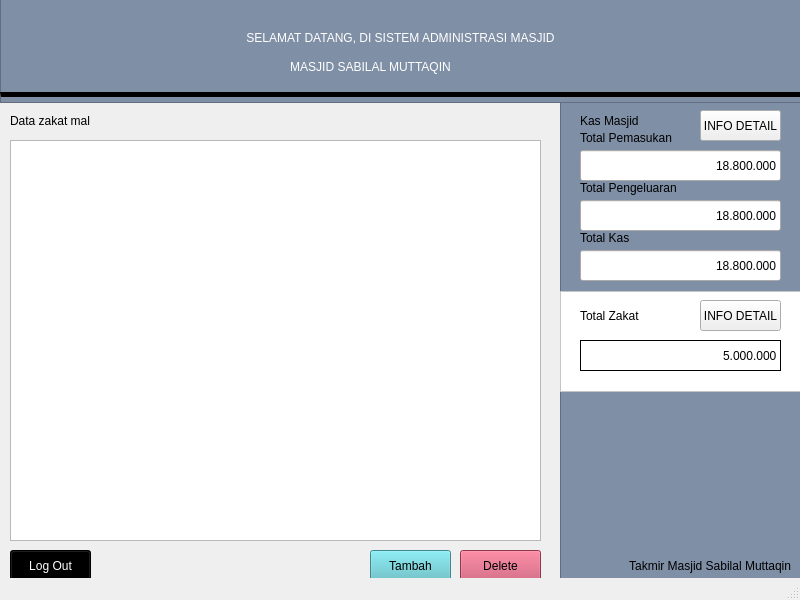
<?xml version="1.0" encoding="UTF-8"?>
<ui version="4.0">
 <class>MainWindow</class>
 <widget class="QMainWindow" name="MainWindow">
  <property name="geometry">
   <rect>
    <x>0</x>
    <y>0</y>
    <width>800</width>
    <height>600</height>
   </rect>
  </property>
  <property name="windowTitle">
   <string>MainWindow</string>
  </property>
  <widget class="QWidget" name="centralwidget">
   <widget class="QLabel" name="Zakat1_2">
    <property name="geometry">
     <rect>
      <x>580</x>
      <y>300</y>
      <width>183</width>
      <height>31</height>
     </rect>
    </property>
    <property name="styleSheet">
     <string notr="true">border:none;
font: 75 14pt &quot;MS Shell Dlg 2&quot;;</string>
    </property>
    <property name="text">
     <string>Total Zakat</string>
    </property>
    <property name="alignment">
     <set>Qt::AlignLeading|Qt::AlignLeft|Qt::AlignVCenter</set>
    </property>
   </widget>
   <widget class="QLabel" name="label_4">
    <property name="geometry">
     <rect>
      <x>580</x>
      <y>180</y>
      <width>111</width>
      <height>16</height>
     </rect>
    </property>
    <property name="styleSheet">
     <string notr="true">font: 75 10pt &quot;MS Shell Dlg 2&quot;;
</string>
    </property>
    <property name="text">
     <string>Total Pengeluaran</string>
    </property>
   </widget>
   <widget class="QLabel" name="label_5">
    <property name="geometry">
     <rect>
      <x>580</x>
      <y>230</y>
      <width>101</width>
      <height>16</height>
     </rect>
    </property>
    <property name="styleSheet">
     <string notr="true">font: 75 10pt &quot;MS Shell Dlg 2&quot;;
</string>
    </property>
    <property name="text">
     <string>Total Kas</string>
    </property>
   </widget>
   <widget class="QFrame" name="frame">
    <property name="geometry">
     <rect>
      <x>0</x>
      <y>-8</y>
      <width>801</width>
      <height>111</height>
     </rect>
    </property>
    <property name="styleSheet">
     <string notr="true">background-color: #7f8fa6;</string>
    </property>
    <property name="frameShape">
     <enum>QFrame::StyledPanel</enum>
    </property>
    <property name="frameShadow">
     <enum>QFrame::Raised</enum>
    </property>
    <widget class="QLabel" name="Title">
     <property name="geometry">
      <rect>
       <x>10</x>
       <y>20</y>
       <width>781</width>
       <height>51</height>
      </rect>
     </property>
     <property name="styleSheet">
      <string notr="true">font: 75 20pt &quot;Verdana&quot;;
color: rgb(255, 255, 255);</string>
     </property>
     <property name="text">
      <string>SELAMAT DATANG, DI SISTEM ADMINISTRASI MASJID</string>
     </property>
     <property name="alignment">
      <set>Qt::AlignCenter</set>
     </property>
    </widget>
   </widget>
   <widget class="QTableView" name="tableView">
    <property name="enabled">
     <bool>true</bool>
    </property>
    <property name="geometry">
     <rect>
      <x>10</x>
      <y>140</y>
      <width>531</width>
      <height>401</height>
     </rect>
    </property>
   </widget>
   <widget class="QLineEdit" name="lineEdit_2">
    <property name="geometry">
     <rect>
      <x>580</x>
      <y>150</y>
      <width>201</width>
      <height>31</height>
     </rect>
    </property>
    <property name="styleSheet">
     <string notr="true">font: 75 16pt &quot;Courier&quot;;
border-bottom:20px solid black ;</string>
    </property>
    <property name="text">
     <string>18.800.000</string>
    </property>
    <property name="alignment">
     <set>Qt::AlignRight|Qt::AlignTrailing|Qt::AlignVCenter</set>
    </property>
    <property name="readOnly">
     <bool>true</bool>
    </property>
   </widget>
   <widget class="Line" name="line">
    <property name="geometry">
     <rect>
      <x>0</x>
      <y>92</y>
      <width>801</width>
      <height>20</height>
     </rect>
    </property>
    <property name="styleSheet">
     <string notr="true">border-top:5px solid black;</string>
    </property>
    <property name="orientation">
     <enum>Qt::Horizontal</enum>
    </property>
   </widget>
   <widget class="QPushButton" name="pushButton_2">
    <property name="geometry">
     <rect>
      <x>370</x>
      <y>550</y>
      <width>81</width>
      <height>31</height>
     </rect>
    </property>
    <property name="styleSheet">
     <string notr="true">background-color: rgb(88, 191, 200);</string>
    </property>
    <property name="text">
     <string>Tambah</string>
    </property>
   </widget>
   <widget class="QPushButton" name="Zakat3_2">
    <property name="geometry">
     <rect>
      <x>700</x>
      <y>300</y>
      <width>81</width>
      <height>31</height>
     </rect>
    </property>
    <property name="styleSheet">
     <string notr="true">border-bottom: 5px solid rgb(0, 0, 0);
</string>
    </property>
    <property name="text">
     <string>INFO DETAIL</string>
    </property>
   </widget>
   <widget class="QPushButton" name="pushButton">
    <property name="geometry">
     <rect>
      <x>700</x>
      <y>110</y>
      <width>81</width>
      <height>31</height>
     </rect>
    </property>
    <property name="text">
     <string>INFO DETAIL</string>
    </property>
   </widget>
   <widget class="QLineEdit" name="lineEdit_3">
    <property name="geometry">
     <rect>
      <x>580</x>
      <y>200</y>
      <width>201</width>
      <height>31</height>
     </rect>
    </property>
    <property name="styleSheet">
     <string notr="true">font: 75 16pt &quot;Courier&quot;;
border-bottom:20px solid black ;</string>
    </property>
    <property name="text">
     <string>18.800.000</string>
    </property>
    <property name="alignment">
     <set>Qt::AlignRight|Qt::AlignTrailing|Qt::AlignVCenter</set>
    </property>
    <property name="readOnly">
     <bool>true</bool>
    </property>
   </widget>
   <widget class="QPushButton" name="pushButton_5">
    <property name="geometry">
     <rect>
      <x>10</x>
      <y>550</y>
      <width>81</width>
      <height>31</height>
     </rect>
    </property>
    <property name="styleSheet">
     <string notr="true">background-color: rgb(0, 0, 0);
color: rgb(255, 255, 255);</string>
    </property>
    <property name="text">
     <string>Log Out</string>
    </property>
   </widget>
   <widget class="QFrame" name="frame_2">
    <property name="geometry">
     <rect>
      <x>560</x>
      <y>-19</y>
      <width>241</width>
      <height>621</height>
     </rect>
    </property>
    <property name="styleSheet">
     <string notr="true">background-color:#7f8fa6;</string>
    </property>
    <property name="frameShape">
     <enum>QFrame::StyledPanel</enum>
    </property>
    <property name="frameShadow">
     <enum>QFrame::Raised</enum>
    </property>
    <widget class="QFrame" name="frame_3">
     <property name="geometry">
      <rect>
       <x>0</x>
       <y>310</y>
       <width>241</width>
       <height>101</height>
      </rect>
     </property>
     <property name="styleSheet">
      <string notr="true">background-color: #FFF;</string>
     </property>
     <property name="frameShape">
      <enum>QFrame::StyledPanel</enum>
     </property>
     <property name="frameShadow">
      <enum>QFrame::Raised</enum>
     </property>
    </widget>
   </widget>
   <widget class="QLabel" name="label_3">
    <property name="geometry">
     <rect>
      <x>580</x>
      <y>130</y>
      <width>101</width>
      <height>16</height>
     </rect>
    </property>
    <property name="styleSheet">
     <string notr="true">font: 75 10pt &quot;MS Shell Dlg 2&quot;;
</string>
    </property>
    <property name="text">
     <string>Total Pemasukan</string>
    </property>
   </widget>
   <widget class="QPushButton" name="pushButton_3">
    <property name="geometry">
     <rect>
      <x>460</x>
      <y>550</y>
      <width>81</width>
      <height>31</height>
     </rect>
    </property>
    <property name="styleSheet">
     <string notr="true">background-color: rgb(200, 77, 104);</string>
    </property>
    <property name="text">
     <string>Delete</string>
    </property>
   </widget>
   <widget class="QLabel" name="Kas_masjid">
    <property name="geometry">
     <rect>
      <x>580</x>
      <y>110</y>
      <width>121</width>
      <height>21</height>
     </rect>
    </property>
    <property name="styleSheet">
     <string notr="true">border:none;
font: 75 14pt &quot;MS Shell Dlg 2&quot;;</string>
    </property>
    <property name="text">
     <string>Kas Masjid</string>
    </property>
    <property name="alignment">
     <set>Qt::AlignLeading|Qt::AlignLeft|Qt::AlignVCenter</set>
    </property>
   </widget>
   <widget class="QLabel" name="Takmir2">
    <property name="geometry">
     <rect>
      <x>570</x>
      <y>550</y>
      <width>221</width>
      <height>31</height>
     </rect>
    </property>
    <property name="styleSheet">
     <string notr="true">font: 12pt &quot;MS Shell Dlg 2&quot;;</string>
    </property>
    <property name="text">
     <string>Takmir Masjid Sabilal Muttaqin</string>
    </property>
    <property name="alignment">
     <set>Qt::AlignRight|Qt::AlignTrailing|Qt::AlignVCenter</set>
    </property>
   </widget>
   <widget class="QLineEdit" name="Zakat2_2">
    <property name="geometry">
     <rect>
      <x>580</x>
      <y>340</y>
      <width>201</width>
      <height>31</height>
     </rect>
    </property>
    <property name="styleSheet">
     <string notr="true">border:1px solid black;
font: 75 15pt &quot;Courier&quot;;</string>
    </property>
    <property name="text">
     <string>5.000.000</string>
    </property>
    <property name="alignment">
     <set>Qt::AlignRight|Qt::AlignTrailing|Qt::AlignVCenter</set>
    </property>
    <property name="dragEnabled">
     <bool>false</bool>
    </property>
    <property name="readOnly">
     <bool>true</bool>
    </property>
   </widget>
   <widget class="QLineEdit" name="lineEdit_4">
    <property name="geometry">
     <rect>
      <x>580</x>
      <y>250</y>
      <width>201</width>
      <height>31</height>
     </rect>
    </property>
    <property name="styleSheet">
     <string notr="true">font: 75 16pt &quot;Courier&quot;;
border-bottom:20px solid black ;</string>
    </property>
    <property name="text">
     <string>18.800.000</string>
    </property>
    <property name="alignment">
     <set>Qt::AlignRight|Qt::AlignTrailing|Qt::AlignVCenter</set>
    </property>
    <property name="readOnly">
     <bool>true</bool>
    </property>
   </widget>
   <widget class="QLabel" name="Title2">
    <property name="geometry">
     <rect>
      <x>170</x>
      <y>51</y>
      <width>401</width>
      <height>31</height>
     </rect>
    </property>
    <property name="styleSheet">
     <string notr="true">font: 75 14pt &quot;Verdana&quot;;
color: rgb(255, 255, 255);</string>
    </property>
    <property name="text">
     <string>MASJID SABILAL MUTTAQIN</string>
    </property>
    <property name="alignment">
     <set>Qt::AlignCenter</set>
    </property>
   </widget>
   <widget class="QLabel" name="label">
    <property name="geometry">
     <rect>
      <x>10</x>
      <y>100</y>
      <width>531</width>
      <height>41</height>
     </rect>
    </property>
    <property name="styleSheet">
     <string notr="true">font: 75 16pt &quot;MS Shell Dlg 2&quot;;</string>
    </property>
    <property name="text">
     <string>Data zakat mal</string>
    </property>
   </widget>
   <zorder>frame_2</zorder>
   <zorder>Zakat1_2</zorder>
   <zorder>label_4</zorder>
   <zorder>label_5</zorder>
   <zorder>frame</zorder>
   <zorder>tableView</zorder>
   <zorder>lineEdit_2</zorder>
   <zorder>line</zorder>
   <zorder>pushButton_2</zorder>
   <zorder>Zakat3_2</zorder>
   <zorder>pushButton</zorder>
   <zorder>lineEdit_3</zorder>
   <zorder>pushButton_5</zorder>
   <zorder>label_3</zorder>
   <zorder>pushButton_3</zorder>
   <zorder>Kas_masjid</zorder>
   <zorder>Takmir2</zorder>
   <zorder>Zakat2_2</zorder>
   <zorder>lineEdit_4</zorder>
   <zorder>Title2</zorder>
   <zorder>label</zorder>
  </widget>
  <widget class="QStatusBar" name="statusbar"/>
 </widget>
 <resources/>
 <connections/>
</ui>
